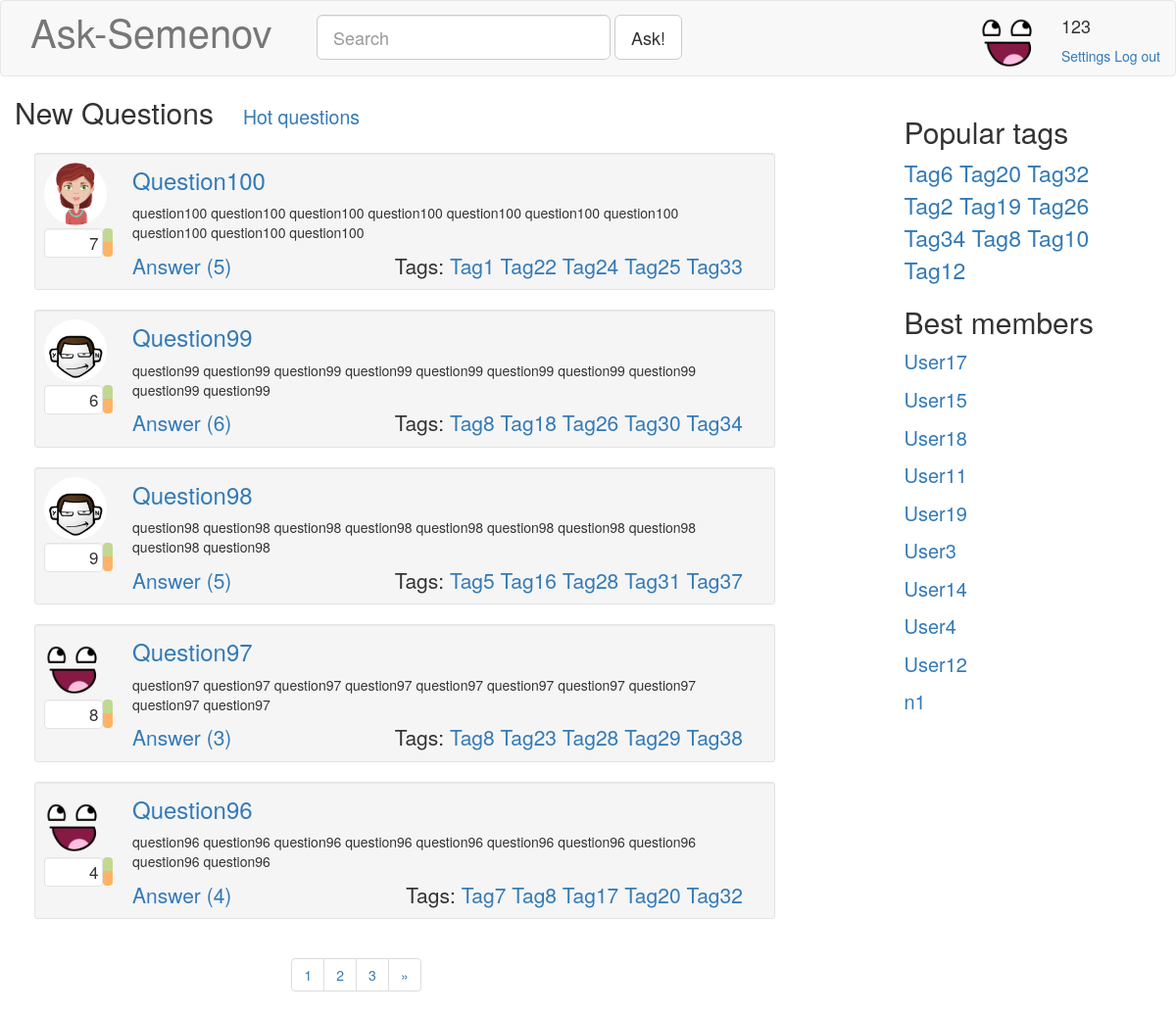
The page / on the database its author committed.
### blog/models.py (models this page shows, shortened)
class Profile( models.Model ):
	user = models.OneToOneField( User, null = False, blank = False, on_delete = models.CASCADE )
	image = models.ImageField( null = False, blank = True, upload_to = '', default = 'dummy.png', max_length = 100 )
	rating = models.IntegerField( null = False, default = 0 )
	objects = ProfileManager()
	def username( self ):
		return str( self.user.username )
	class Meta:
		verbose_name = "Профиль"
		verbose_name_plural = "Профили"

class Question( models.Model ):
	caption = models.CharField( null = False, blank = False, max_length = 100 )
	rating = models.IntegerField( null = False, default = 0 )
	text = models.TextField( null = False, blank = False )
	tags = models.ManyToManyField( 'Tag' )
	postDate = models.DateTimeField( null = False, blank = True, auto_now_add = True )
	author = models.ForeignKey( 'Profile', null = False, blank = False, on_delete = models.CASCADE )
	objects = QuestionManager()
	def answersCount( self ):
		return self.answer_set.count()
	class Meta:
		verbose_name = "Вопрос"
		verbose_name_plural = "Вопросы"

class Tag( models.Model ):
	caption = models.CharField( unique = True, null = False, blank = False, max_length = 20 )
	objects = TagManager()
	def __str__( self ):
		return str( self.caption )
	class Meta:
		verbose_name = "Тэг"
		verbose_name_plural = "Тэги"

### blog/views.py (the view)
# urls.py: url(r'^$', blogViews.mainPage, name="mainPage"),
def mainPage( request ):
	result = makeBase();
	questions = Question.objects.date_sorted()
	result[ 'questions' ], result[ 'pageNumbers' ] = Paginate( request, questions, 5 )
	return render( request, 'index.html', result )

### blog/models.py (called while the page is built)
	def rating_sorted( self ):
		return super( TagManager, self ).annotate( questionCount = models.Count( 'question' ) ).order_by( '-questionCount' )

	def date_sorted( self ):
		return super( QuestionManager, self ).order_by( '-postDate', '-rating' )

	def rating_sorted( self ):
		return super( ProfileManager, self ).order_by( '-rating' )

	def get_by_username( self, name ):
		return super( ProfileManager, self ).get( user__username=name )

### blog/views.py (called while the page is built)
def makeBase():
	return {
		'profile': Profile.objects.get_by_username( '123' ),
		'hotTags': Tag.objects.rating_sorted()[:10],
		'bestMembers': Profile.objects.rating_sorted()[:10],
	}

def Paginate( request, container, perPage ):
	paginator = Paginator( container, perPage )
	pageNumber = request.GET.get( 'page' ) #gets page from get parameters
	try:
		page = paginator.page( pageNumber )
	except PageNotAnInteger:
		page = paginator.page( 1 )
	except EmptyPage:
		page = paginator.page( paginator.num_pages )
	pageNumbers = []
	for i in range( -2, 3 ):
		if ( page.number + i ) in paginator.page_range:
			pageNumbers.append( page.number + i )
	return page, pageNumbers

### templates/index.html (shortened to what this page needs)
{% extends "base.html" %}
{% load static %}
{% block extraCSS %}<link rel="stylesheet" href="{% static "css/questionlist.css" %}"> {% endblock %}
{% block customContentCaption %}
<div class="container-fluid">
  {% url 'hotQuestions' as hotQuestionsURL %}
	<h2>New Questions<small class="ask-questionListSubHeader"><a href="{{ hotQuestionsURL }}">Hot questions</a></small></h2>
</div>
{% endblock %}
{% block customContent %}
<div class="container-fluid">
	<div class="col-md-11 ask-questionList">
	{% for question in questions %}
	{% include "singlequestion.html" %}
	{% endfor %}
	</div>
</div>
<nav class="col-md-offset-4" aria-label="Page navigation">
  <ul class="pagination">
  {% for pageNumber in pageNumbers %}
    <li><a href="?page={{ pageNumber }}">{{ pageNumber }}</a></li>
  {% endfor %}
  {% if questions.has_next %}
    <li>
      <a href="?page={{ questions.next_page_number }}" aria-label="Next">
        <span aria-hidden="true">&raquo;</span>
      </a>
    </li>
  {% endif %}
  </ul>
</nav>
{% endblock %}

### templates/base.html (shortened to what this page needs)
{% load static %}
<!DOCTYPE html>
<html>
	<head>
		<link rel="stylesheet" href="{% static "css/bootstrap.min.css" %}">
		<link rel="stylesheet" href="{% static "css/base.css" %}">
		{% block extraCSS %}{% endblock %}
	</head>
	<body>
		<nav class="navbar navbar-default ask-navbar">
			<div class="container-fluid">
				<div class="navbar-header col-md-3">
		      		{% url 'mainPage' as mainPageURL %}
					<a class="navbar-brand ask-navbarBrand" href="{{ mainPageURL }}">Ask-Semenov</a>
				</div>
				<div class="collapse navbar-collapse">
					{% url 'askQuestion' as askURL %}
					<form class="navbar-form navbar-left" role="search" action="{{ askURL }}">
						<div class="form-group">
							<input id="ask-mainSearchField" class="form-control input-lg" type="text"  placeholder="Search">
						</div>
						<button type="submit" class="btn btn-lg btn-default">Ask!</button>
					</form>
				{% if profile %}
					<ul class="nav navbar-nav navbar-right">
						<li class="pull-right">
							<div class="media">
								<div class="media-left media-middle">
									<a class="navbar-link" href="#">
										<img id="ask-profilePicture" class="media-object img-circle" src="{{ profile.image.url }}">
									</a>
								</div>
								<div class="media-right">
									<h4> {{ profile.username }}</h4>
									<div>
										{% url 'settings' as settingsURL %}
										<a href="{{ settingsURL }}">Settings</a>
										<a href="#">Log out</a>
									</div>
								</div>
							</div>
						</li>
					</ul>
				{% endif %}
				</div>
			</div>
		</nav>
		<div class="row">
			<div class="container col-md-9">
			{% block customContentCaption %} {% endblock %}
			{% block customContent %}{% endblock %}
			</div>
			<div class="col-md-3 ask-rightColumn">
				<div class="ask-tagsBlock">
					<h2>Popular tags</h2>
					<div class="ask-popularTags">
					{% for tag in hotTags %}
					{% url 'taggedQuestions' tag as taggedQuestionsURL %}
						<a href="{{ taggedQuestionsURL }}">{{ tag.caption|title }}</a>
					{% endfor %}
					</div>
				</div>
				<div class="ask-bestMembersBlock">
					<h2>Best members</h2>
					<ul class="list-unstyled ask-bestMembers">
					{% for member in bestMembers %}
						<li><a href="#">{{ member.username }}</a></li>
					{% endfor %}
					</ul>
				</div>
			</div>
		</div>
	</body>
</html>

### templates/singlequestion.html
{% load static %}
<div class="well well-sm ask-questionListElement">
	<div class="media">
		<div class="media-left ask-questionListElementUserBlock">
			<a href="#">
				<img class="media-object img-circle ask-questionProfileImage" src="{{ question.author.image.url }}">
			</a>
			<div class="ask-questionRatingBlock">
				<div class="well pull-left text-right ask-questionRatingField">
					{{ question.rating }}
				</div>
				<div class="btn-group-vertical pull-left ask-ratingButtonsGroup" role="group">
						<button type="button" class="btn ask-ratingButton ask-ratingUpButton"></button>
						<button type="button" class="btn ask-ratingButton ask-ratingDownButton"></button>
				</div>
			</div>
		</div>
		<div class="media-right ask-questionListElementQuestionBlock">
			{% url 'answer' question.id as questionURL %}
			<h3 class="ask-questionListElementCaption"><a href="{{ questionURL }}"> {{ question.caption }} </a></h3>
			<div><p> {{ question.text }} </p></div><br>
			<div class="ask-questionListElementBottomLine">
				{% url 'answer' question.id as questionURL %}
				<a class="lead" href="{{ questionURL }}">Answer ({{ question.answersCount }})</a>
				<span class="lead pull-right ask-questionListElementTags">
					Tags:
				{% for tag in question.tags.all %}
				{% url 'taggedQuestions' tag as taggedQuestionsUrl %}
					<a href="{{ taggedQuestionsUrl }}">{{ tag }}</a>
				{% endfor %}
				</span>
			</div>
		</div>
	</div>
</div>

### static/css/base.css (style rules this page uses)
.html, body { height: 100%; }
.ask-navbar { margin-bottom: 0px; padding-top: 6px; padding-bottom: 6px; }
.ask-navbarBrand { font-size: 40px; }
#ask-mainSearchField { width: 300px; }
#ask-profilePicture { width: 64px; height: 64px; }
.ask-rightColumn { margin-top: 20px; padding-right: 50px; }
.ask-popularTags { font-size: 23px; }
.ask-bestMembers > li { font-size: 20px; margin: 10px 0; }

### static/css/questionlist.css (style rules this page uses)
.ask-questionList { overflow: hidden; padding-left: 20px; }
.ask-questionListSubHeader { margin-left: 30px; }
.ask-questionListElement { margin-top: 15px; padding: 9px; }
.ask-questionProfileImage { width: 64px; height: 64px; }
.ask-questionRatingBlock { margin-top: 3px; width:70px; height: 30px; }
.ask-questionRatingField { min-height: 0px; width: 85%; height: 100%; margin: 0px; padding: 2px 3px; font-size: 17px; background-color: white; }
.ask-ratingButtonsGroup { width: 15%; height: 100%; }
.ask-ratingButton { width: 100%; height: 50%; margin: 0px; padding: 0px; }
.ask-ratingUpButton { background-color: #c0d890; }
.ask-ratingDownButton { background-color: #ffb366; }
.ask-questionListElementQuestionBlock { position: relative; padding-bottom: 9px; padding-right: 15px; width:100%; }
.ask-questionListElementCaption { margin-top: 5px; }
.ask-questionListElementBottomLine { position: absolute; width: 95%; bottom: 0px; }
.ask-questionListElementBottomLine > .lead { margin-bottom: 0px; }

### rows shown on the page
Profile: image (picture), username "123"
Question: author.image (picture), rating "7", caption "Question100", text "question100 question100 question100 question100 question100 question100 question100 question100 question100 question100", answersCount "5"
Tag: caption "Tag1"
Tag: caption "Tag22"
Tag: caption "Tag24"
Tag: caption "Tag25"
Tag: caption "Tag33"
Question: author.image (picture), rating "6", caption "Question99", text "question99 question99 question99 question99 question99 question99 question99 question99 question99 question99", answersCount "6"
Tag: caption "Tag8"
Tag: caption "Tag18"
Tag: caption "Tag26"
Tag: caption "Tag30"
Tag: caption "Tag34"
Question: author.image (picture), rating "9", caption "Question98", text "question98 question98 question98 question98 question98 question98 question98 question98 question98 question98", answersCount "5"
Tag: caption "Tag5"
Tag: caption "Tag16"
Tag: caption "Tag28"
Tag: caption "Tag31"
Tag: caption "Tag37"
Question: author.image (picture), rating "8", caption "Question97", text "question97 question97 question97 question97 question97 question97 question97 question97 question97 question97", answersCount "3"
Tag: caption "Tag23"
Tag: caption "Tag29"
Tag: caption "Tag38"
Question: author.image (picture), rating "4", caption "Question96", text "question96 question96 question96 question96 question96 question96 question96 question96 question96 question96", answersCount "4"
Tag: caption "Tag7"
Tag: caption "Tag17"
Tag: caption "Tag20"
Tag: caption "Tag32"
Tag: caption "Tag6"
Tag: caption "Tag2"
Tag: caption "Tag19"
Tag: caption "Tag10"
Tag: caption "Tag12"
Profile: username "User17"
Profile: username "User15"
Profile: username "User18"
Profile: username "User11"
Profile: username "User19"
Profile: username "User3"
Profile: username "User14"
Profile: username "User4"
Profile: username "User12"
Profile: username "n1"

### other values the page prints
{{ pageNumber }} "1" "2" "3"
